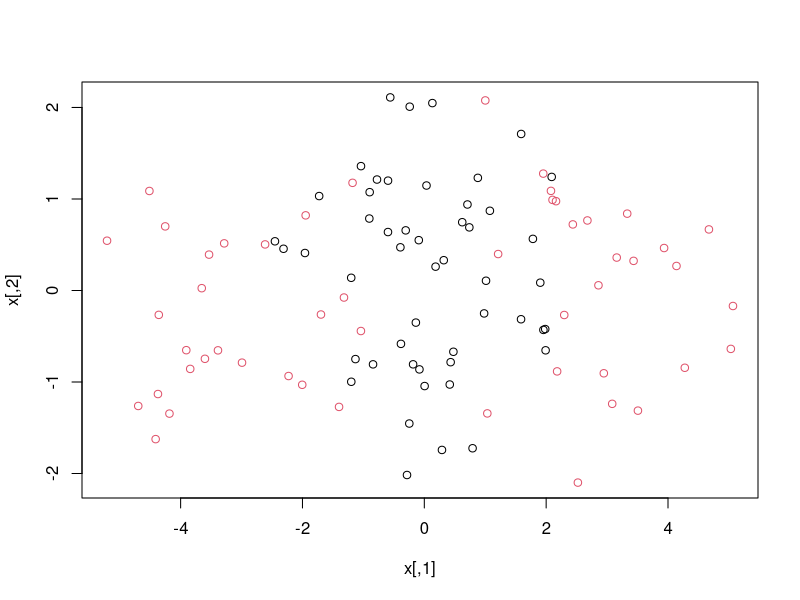
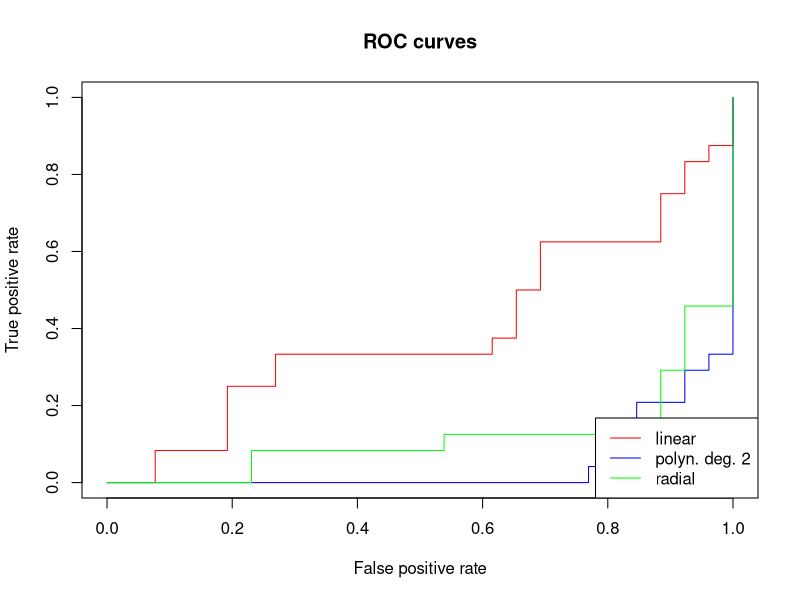
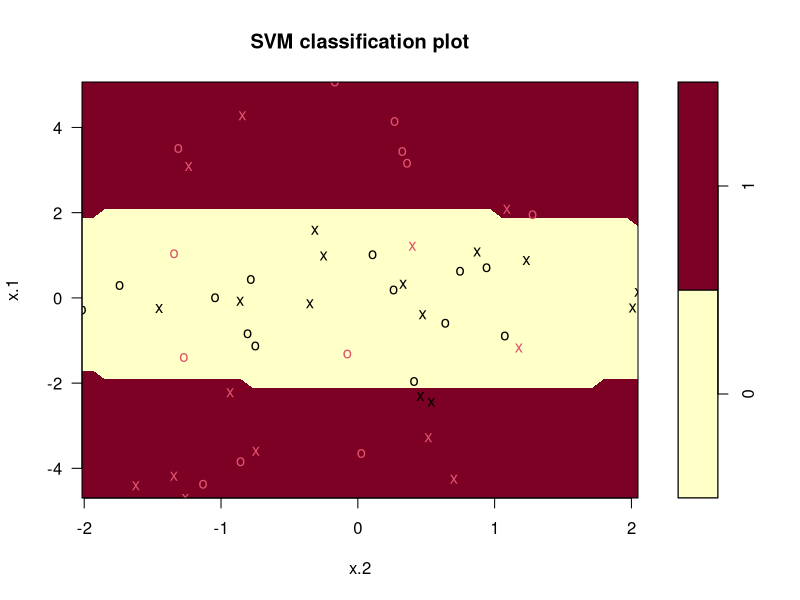
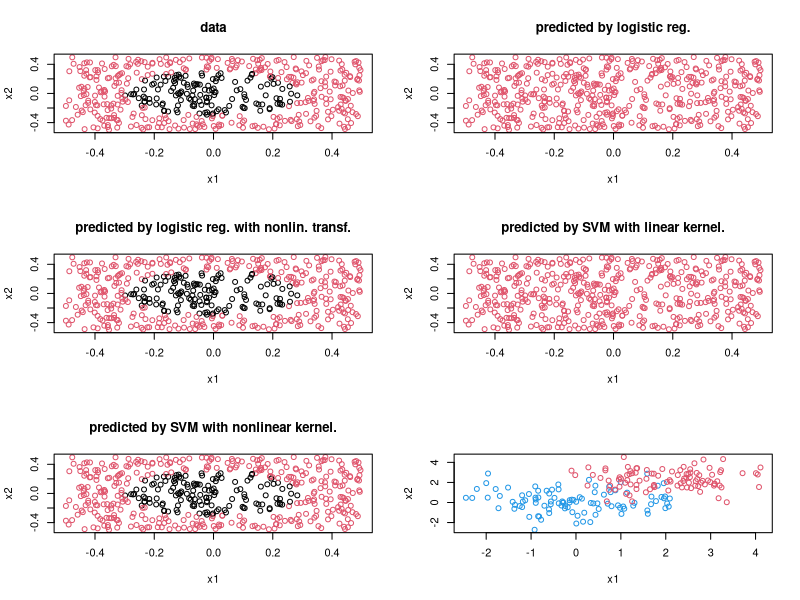
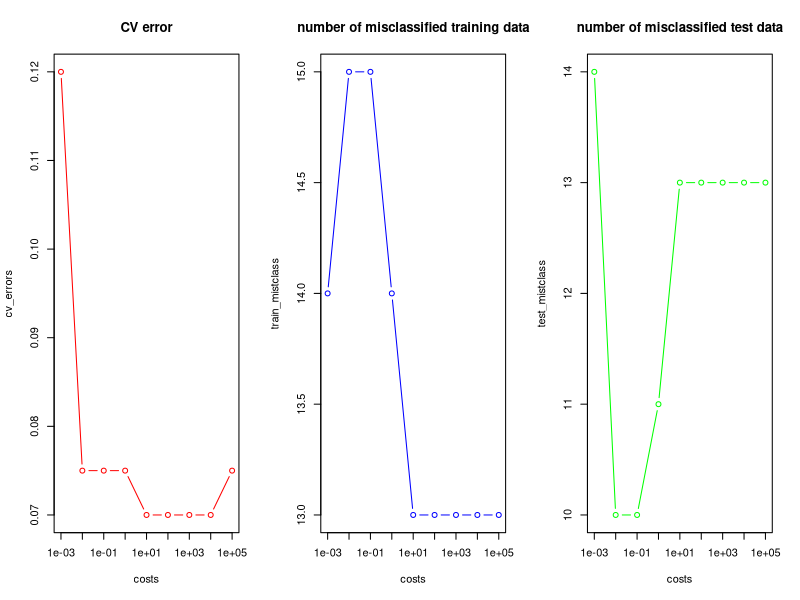

The R source for these figures, in order:

# Applied

# 4
library(e1071)

set.seed(2)
x = matrix( rnorm(100*2), ncol=2)
y = c(rep(0, 50), rep(1, 50))
x[51:75] = x[51:75] + 3
x[76:100] = x[76:100] - 3
plot(x, col=y+1)
data = data.frame( x=x, y=as.factor(y) )

train = sample(1:100, size=50, replace=FALSE)
test = -train

cost = c(0.1, 1, 10, 100, 1000)
gamma = c(0.5, 1, 2, 3, 4)

# polynomial degree 1
svmfit_deg1 = tune(svm, y ~ ., data=data[train, ], kernel="polynomial", degree=1, 
                   scale=FALSE, decision.values=T,
                   range=list(cost=cost) )$best.model

table(pred_train = predict(svmfit_deg1, newdata=data[train, ]), truth_train=data[train, ]$y)
#           truth_train
# pred_train  0  1
#          0  0  0
#          1 22 28
table(pred_test = predict(svmfit_deg1, newdata=data[test, ]), truth_test=data[test, ]$y)
#          truth_test
# pred_test  0  1
#         0  0  0
#         1 28 22

# polynomial degree 2
svmfit_deg2 = tune(svm, y ~ ., data=data[train, ], kernel="polynomial", degree=2, 
                   scale=FALSE, decision.values=T,
                   range=list(cost=cost) )$best.model

table(pred_train = predict(svmfit_deg2, newdata=data[train, ]), truth_train=data[train, ]$y)
#            truth_train
# pred_train  0  1
#          0 18  4
#          1  4 24
table(pred_test = predict(svmfit_deg2, newdata=data[test, ]), truth_test=data[test, ]$y)
#          truth_test
# pred_test  0  1
#          0 22  4
#          1  6 18


# polynomial degree 3
svmfit_deg3 = tune(svm, y ~ ., data=data[train, ], kernel="polynomial", degree=3, 
                   scale=FALSE, decision.values=T,
                   range=list(cost=cost) )$best.model

table(pred_train = predict(svmfit_deg3, newdata=data[train, ]), truth_train=data[train, ]$y)
#           truth_train
# pred_train  0  1
#          0  2  0
#          1 20 28
table(pred_test = predict(svmfit_deg3, newdata=data[test, ]), truth_test=data[test, ]$y)
#          truth_test
# pred_test  0  1
#         0  2  1
#         1 26 21


# polynomial degree 4
svmfit_deg4 = tune(svm, y ~ ., data=data[train, ], kernel="polynomial", degree=4, 
                   scale=FALSE, decision.values=T,
                   range=list(cost=cost) )$best.model

table(pred_train = predict(svmfit_deg4, newdata=data[train, ]), truth_train=data[train, ]$y)
#           truth_train
# pred_train  0  1
#           0 22  1
#           1 0 27
table(pred_test = predict(svmfit_deg4, newdata=data[test, ]), truth_test=data[test, ]$y)
#          truth_test
# pred_test  0  1
#         0 23  6
#         1  5 16

# polynomial kernels with odd degrees give very bad results, interesting!

# radial
svmfit_radial = tune(svm, y ~ ., data=data[train, ], kernel="radial", 
                     scale=FALSE, decision.values=T,
                   range=list(cost=cost, gamma=gamma) )$best.model

table(pred_train = predict(svmfit_radial, newdata=data[train, ]), truth_train=data[train, ]$y)
#           truth_train
# pred_train  0  1
#          0 22  0
#          1  0 28
table(pred_test = predict(svmfit_radial, newdata=data[test, ]), truth_test=data[test, ]$y)
#          truth_test
# pred_test  0  1
#         0 20  5
#        1  8 17


# ROC curves
library(ROCR)
rocplot = function(pred, truth, ...)
{
  predob = prediction(pred, truth)
  perf = performance(predob, "tpr", "fpr")
  plot(perf, ...)
}

svmfit_deg1_scores = attributes( predict(svmfit_deg1, newdata=data[test, ], 
                                         decision.values=TRUE) )$decision.values

svmfit_deg2_scores = attributes( predict(svmfit_deg2, newdata=data[test, ], 
                                         decision.values=TRUE) )$decision.values

svmfit_radial_scores = attributes( predict(svmfit_radial, newdata=data[test, ], 
                                         decision.values=TRUE) )$decision.values

rocplot(svmfit_deg1_scores, data$y[test], col="red", main="ROC curves")
rocplot(svmfit_deg2_scores, data$y[test], add=TRUE, col="blue")
rocplot(svmfit_radial_scores, data$y[test], add=TRUE, col="green")
legend("bottomright", legend = c("linear", "polyn. deg. 2", "radial"), 
       col=c("red", "blue", "green"), lty=1)

# so 2nd degree polynomial kernel gives the best ROC curve
plot(svmfit_deg2, data[test, ])



# 5a
set.seed(1)
x1 = runif(500) - 0.5
x2 = runif(500) - 0.5
y = 1*(x1^2 + x2^2 > 0.3^2)    # circular disk
data = data.frame(x1=x1, x2=x2, y=as.factor(y))

# 5b
par(mfrow=c(3,2))
x = cbind(x1, x2)
plot(x, col=y+1, main="data")

# 5c
logistic_mod = glm(y ~ ., data=data, family=binomial)
summary(logistic_mod)

# 5d
lin_prob = predict(logistic_mod, newdata=data, type="response")
lin_yhat = ifelse(lin_prob > 0.5, 1, 0)
plot(x, col=lin_yhat+1, main="predicted by logistic reg.")

# 5e
nonlin_logistic_mod = glm(y ~ x1 + x2 + I(x1^2) + I(x2^2) + I(x1*x2), data=data, family=binomial)

# 5f
nonlin_prob = predict(nonlin_logistic_mod, newdata=data, type="response")
nonlin_yhat = ifelse(nonlin_prob > 0.5, 1, 0)
plot(x, col=nonlin_yhat+1, main="predicted by logistic reg. with nonlin. transf.")

# 5g
library(e1071)
cost = c(0.1, 1, 10, 100, 1000)
gamma = c(0.5, 1, 2, 3, 4)
lin_svm_mod = tune(svm, y ~ ., data=data, kernel="linear",
                   scale=FALSE, decision.values=T,
                   range=list(cost=cost) )$best.model
lin_svm_yhat = as.numeric( predict(lin_svm_mod, newdata=data) ) -1
plot(x, col=lin_svm_yhat+1, main="predicted by SVM with linear kernel.")

# 5h
nonlin_svm_mod = tune(svm, y ~ ., data=data, kernel="radial", 
                   scale=FALSE, decision.values=T,
                   range=list(cost=cost, gamma=gamma) )$best.model
nonlin_svm_yhat = as.numeric( predict(nonlin_svm_mod, newdata=data) ) - 1
plot(x, col=nonlin_svm_yhat+1, main="predicted by SVM with nonlinear kernel.")


# 6a

set.seed(2)
x1 = rnorm(200)
x2 = rnorm(200)
y = c( rep(-1, 100), rep(1, 100) )
x1[y==1] = x1[y==1] + 2.
x2[y==1] = x2[y==1] + 2.

x = cbind(x1, x2)
plot(x, col=(3-y))

data = data.frame(x1=x1, x2=x2, y=as.factor(y))

# 6b
set.seed(1)
library(e1071)
costs = c(0.001, 0.01, 0.1, 1, 10, 100, 1000, 10000, 100000)
tune_lin_svm = tune(svm, y ~ ., data=data, kernel="linear", scale=FALSE, decision.values=TRUE, 
                    range=list(cost=costs))

summary(tune_lin_svm)
cv_errors = summary(tune_lin_svm)$performances[, 2]
# cost = 0.01 gives the lowest CV error, but larger costs do not make the error a lot worse


train_mistclass = c()
for(cost in costs)
{
  lin_svm_mod = svm(y ~ ., data=data, kernel="linear", cost=cost, scale=F, decision.values=T)
  pred = predict(lin_svm_mod, newdata=data)
  confusion_tab = table(pred=pred, truth=data$y)
  train_mistclass = c(train_mistclass, confusion_tab[-1, 1] + confusion_tab[1, -1])
}

par(mfrow=c(1,3))
plot(costs, cv_errors, type="b", col="red", log="x", main="CV error")
plot(costs, train_mistclass, type="b", col="blue", log="x", main="number of misclassified training data")
# Larger cost tend to lower value for both CV and training errors

# 6c
set.seed(10)
x1_test = rnorm(200)
x2_test = rnorm(200)
y_test = c( rep(-1, 100), rep(1, 100) )
x1_test[y_test==1] = x1_test[y_test==1] + 2.
x2_test[y_test==1] = x2_test[y_test==1] + 2.

data_test = data.frame(x1=x1_test, x2=x2_test, y=as.factor(y_test))

test_mistclass = c()
for(cost in costs)
{
  lin_svm_mod = svm(y ~ ., data=data, kernel="linear", cost=cost, scale=F, decision.values=T)
  pred = predict(lin_svm_mod, newdata=data_test)
  confusion_tab = table(pred=pred, truth=data_test$y)
  test_mistclass = c(test_mistclass, confusion_tab[-1, 1] + confusion_tab[1, -1])
}
plot(costs, test_mistclass, type="b", col="green", log="x", main="number of misclassified test data")
